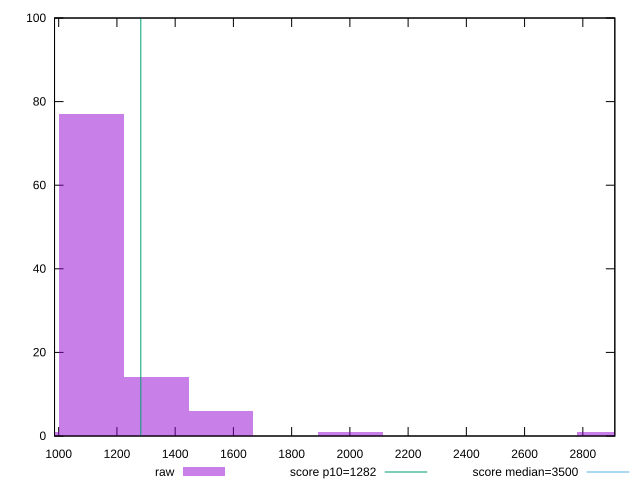

gnuplot code for this plot:
reset

$raw <<EOF
2002.1074060103379 1
1112.2818922279655 77
1557.1946491191516 6
1334.7382706735584 14
2891.93291979271 1
889.8255137823724 1
EOF

set key outside below
set boxwidth 222.4563784455931
set xrange [985.7040000000006:2909.8959999999984]
set yrange [0:100]
set trange [0:100]
set style fill transparent solid 0.5 noborder

set parametric
set terminal svg size 640, 490 enhanced background rgb 'white'
set output "reprap/bootup-time/samples/pages/raw/histogram.svg"

plot $raw title "raw" with boxes, \
     1282,t title "score p10=1282", \
     3500,t title "score median=3500"

reset
